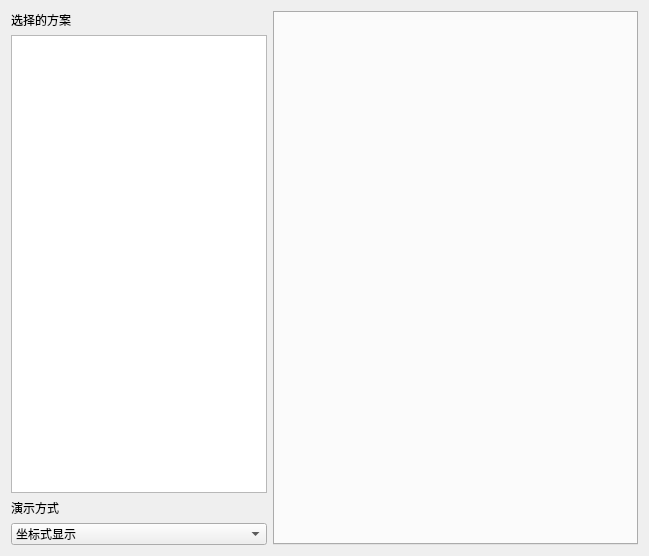
<?xml version="1.0" encoding="UTF-8"?>
<ui version="4.0">
 <class>IndicatorSel</class>
 <widget class="QWizardPage" name="IndicatorSel">
  <property name="geometry">
   <rect>
    <x>0</x>
    <y>0</y>
    <width>649</width>
    <height>556</height>
   </rect>
  </property>
  <property name="windowTitle">
   <string>WizardPage</string>
  </property>
  <layout class="QHBoxLayout" name="horizontalLayout">
   <item>
    <layout class="QVBoxLayout" name="verticalLayout" stretch="0,0,0,0">
     <item>
      <widget class="QLabel" name="schemeLabel">
       <property name="text">
        <string>选择的方案</string>
       </property>
      </widget>
     </item>
     <item>
      <widget class="QListView" name="listView"/>
     </item>
     <item>
      <widget class="QLabel" name="label">
       <property name="text">
        <string>演示方式</string>
       </property>
      </widget>
     </item>
     <item>
      <widget class="QComboBox" name="dispModeComboBox">
       <item>
        <property name="text">
         <string>坐标式显示</string>
        </property>
       </item>
       <item>
        <property name="text">
         <string>地图式显示</string>
        </property>
       </item>
      </widget>
     </item>
    </layout>
   </item>
   <item>
    <widget class="IndicatorSelTabWidget" name="tabWidget">
     <property name="sizePolicy">
      <sizepolicy hsizetype="Expanding" vsizetype="Expanding">
       <horstretch>3</horstretch>
       <verstretch>0</verstretch>
      </sizepolicy>
     </property>
    </widget>
   </item>
  </layout>
 </widget>
 <customwidgets>
  <customwidget>
   <class>IndicatorSelTabWidget</class>
   <extends>QTabWidget</extends>
   <header>IndicatorSelTabWidget.hpp</header>
   <container>1</container>
  </customwidget>
 </customwidgets>
 <resources/>
 <connections/>
</ui>
